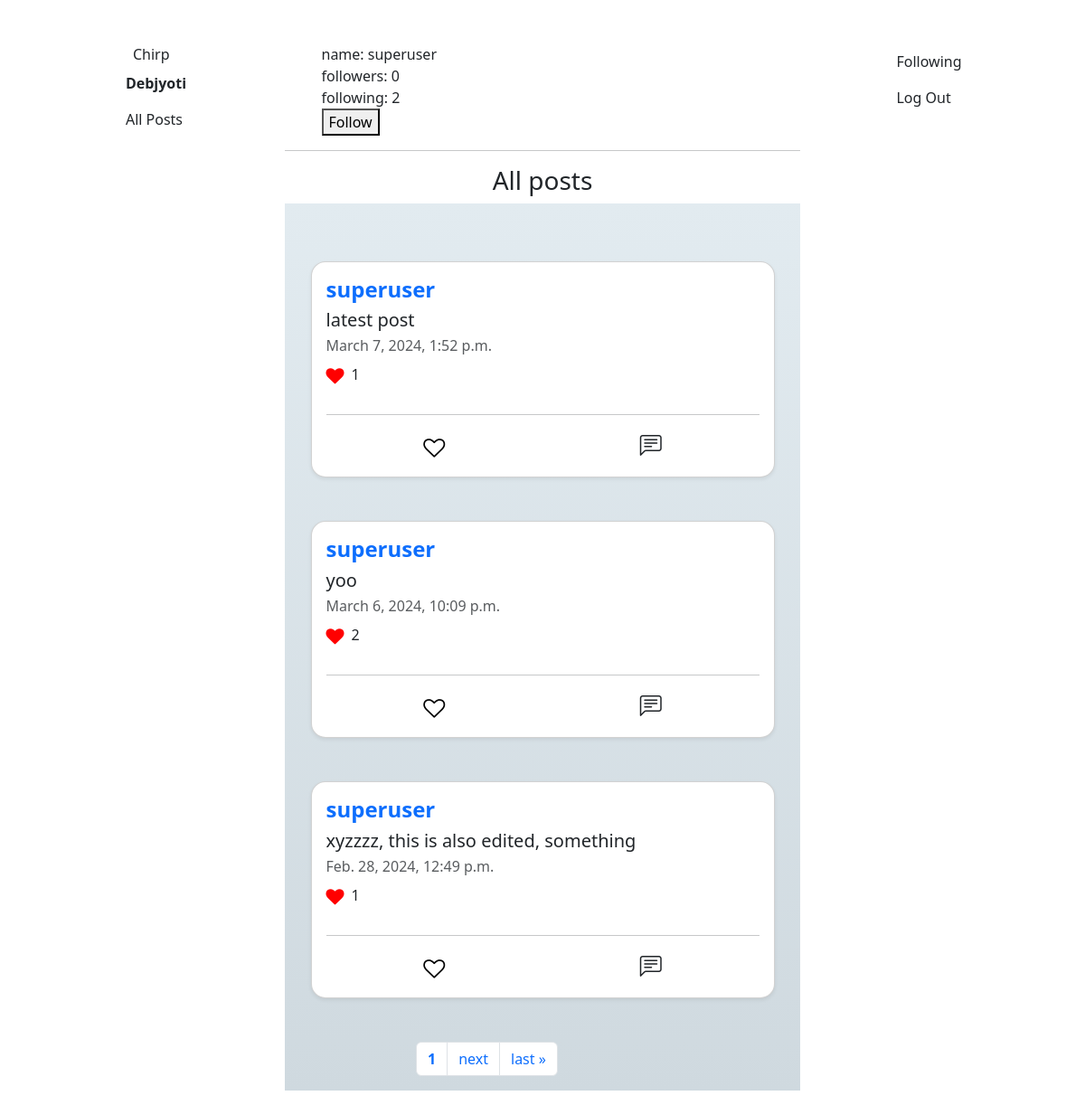
Page /profile/superuser (signed in) on the committed database.
### network/models.py (models this page shows)
class User(AbstractUser, models.Model):
    follower_count = models.IntegerField(default=0)
    following_count = models.IntegerField(default=0)
    follower_list = models.ManyToManyField('User', blank=True, related_name='followers')
    following_list = models.ManyToManyField('User', blank=True, related_name='following')

class Posts(models.Model):
    username = models.ForeignKey('User', null=True, on_delete=models.SET_NULL, related_name='all_posts')
    post_content = models.CharField(max_length=1000)
    creation_time = models.DateTimeField(auto_now_add=True, blank=True, null=True)
    likes = models.IntegerField(default=0)
    liked_by = models.ManyToManyField('User', blank=True, related_name='likes')

### network/views.py (the view)
# urls.py: path("profile/<str:name>", views.profile_view, name="profile"),
def profile_view(request, name):
    all_posts = User.objects.get(username=name).all_posts.all().order_by('-creation_time')
    paginator = Paginator(all_posts, 3)
    pg_number = request.GET.get("page")
    pg_obj = paginator.get_page(pg_number)
    return render(request, "network/index.html", {
        "post_form": "profile_pg",
        "user_profile": User.objects.get(username=name),
        "all_posts": pg_obj
    })

### network/templates/network/index.html (shortened to what this page needs)
{% extends "network/layout.html" %}
{% load static %}
{% block body %}
  {% if post_form == "profile_pg" %}
    <div class="product-container container-fluid" style="width: 90%;">
      name: {{ user_profile.username }}
      <br>
      followers: {{ user_profile.follower_count }}
      <br>
      following: {{ user_profile.following_count }}
      <br>
      {% if user.is_authenticated and user.username != user_profile.username %}
          <a href="{% url 'followrequest' user_profile.username %}">
              <button>
                  {% if user in user_profile.follower_list.all %}
                      Unfollow
                  {% else %}
                      Follow
                  {% endif %}
              </button>
          </a>
          <br>
      {% endif %}
    </div>
  {% endif %}
  <hr>
  <h3 class="text-center">All posts </h3>
  <div class="pt-3" style="background: linear-gradient(to top, #cfd9df 0%, #e2ebf0 100%);">
    {% for post in all_posts %}
    <div class="product-container rounded-4 container-fluid card my-5 shadow-sm p-3" style="width: 90%;">
      <div class="d-flex justify-content-between">
        <a class="text-decoration-none" href="{% url 'profile' post.username %}">
          <h4 class="fw-bold">{{ post.username }}</h4>
        </a>
      </div>
      <h5 id="post-{{post.id}}">{{ post.post_content }}</h5>
      <p class="card-subtitle mb-2 text-muted">{{ post.creation_time }}</p>
      <div class="d-flex">
        <i class="fa fa-heart pt-1" style="font-size:20px;color:red"></i>
        <p class="px-2" id="likecount-{{post.id}}">{{ post.likes }}</p>
      </div>
      <hr>
      <div class="d-flex justify-content-around">
        {% if user.is_authenticated %}
        <div id="like-{{post.id}}" onclick="like_post(id)">
          {% if user in post.liked_by.all %}
            <i class="fa fa-heart mt-2" style="font-size:24px;color:red"></i>
          {% else %}
            <i class="fa fa-heart-o mt-2" style="font-size:24px;color:black"></i>
          {% endif %}
        </div>
        {% endif %}
        <div id="loadcomment-{{post.id}}" onclick="load_comments(id)">
          <i class="bi bi-chat-left-text" style="font-size: 24px;"></i>
        </div>
      </div>
    </div>
  {% endfor %}
  <div class="product-container container-fluid" style="width: 25rem;">
    <ul class="pagination px-5">
      <li class="page-item">
          <p class="page-link fw-bold">{{ all_posts.number }}</p>
      </li>
      {% if all_posts.has_next %}
        <li class="page-item">
          <a href="?page={{ all_posts.next_page_number }}" class="page-link">next</a>
        </li>
        <li class="page-item">
          <a href="?page={{ all_posts.paginator.num_pages }}" class="page-link">last &raquo;</a>
        </li>
      {% endif %}
    </ul>
  </div>
  </div>
{% endblock %}

### network/templates/network/layout.html (shortened to what this page needs)
{% load static %}
<!DOCTYPE html>
<html lang="en">
    <head>
        <link rel="stylesheet" href="https://cdn.jsdelivr.net/npm/bootstrap@5.3.2/dist/css/bootstrap.min.css">
        <link rel="stylesheet" href="https://cdn.jsdelivr.net/npm/bootstrap-icons@1.3.0/font/bootstrap-icons.css">
        <link rel="stylesheet" href="https://cdnjs.cloudflare.com/ajax/libs/font-awesome/4.7.0/css/font-awesome.min.css">
        <link href="{% static 'network/styles.css' %}" rel="stylesheet">
    </head>
    <body>
        <div class="container">
            <div class="row">
                <div class="col-md-3 pt-5 d-flex justify-content-center">
                    <nav class="navigation-bar">
                        <ul class="navbar-nav d-flex flex-column">
                            <li class="nav-item">
                                <a class="navbar-brand mx-2" href="#">Chirp</a>
                            </li>
                        {% if user.is_authenticated %}
                            <li class="nav-item">
                                <a class="nav-link" href="{% url 'profile' user.username %}"><strong>{{ user.username }}</strong></a>
                            </li>
                        {% endif %}
                            <li class="nav-item">
                                <a class="nav-link" href="{% url 'index' %}">All Posts</a>
                            </li>
                        </ul>
                      </nav>
                </div>
                <div class="col-md-6 pt-5 px-0">
                    {% block body %}
                    {% endblock %}
                </div>
                <div class="col-md-3 pt-5 d-flex justify-content-center">
                    <nav class="navigation-bar">
                        <ul class="navbar-nav d-flex flex-column">
                        {% if user.is_authenticated %}
                            <li class="nav-item">
                                <a class="nav-link" href="{% url 'following' %}">Following</a>
                            </li>
                            <li class="nav-item">
                                <a class="nav-link" href="{% url 'logout' %}">Log Out</a>
                            </li>
                        {% endif %}
                        </ul>
                      </nav>
                </div>
            </div>
        </div>
    </body>
</html>

### network/static/network/styles.css (style rules this page uses)
.navigation-bar { position: relative; }
@media (min-width: 768px) { .navigation-bar { position: fixed; } }

### rows in the picture
User: username "Debjyoti"
User: username "superuser", follower_count "0", following_count "2"
Posts: username "superuser", post_content "latest post", creation_time "March 7, 2024, 1:52 p.m.", likes "1"
Posts: username "superuser", post_content "yoo", creation_time "March 6, 2024, 10:09 p.m.", likes "2"
Posts: username "superuser", post_content "xyzzzz, this is also edited, something", creation_time "Feb. 28, 2024, 12:49 p.m.", likes "1"

### other values in the picture
{{ all_posts.number }} "1"
